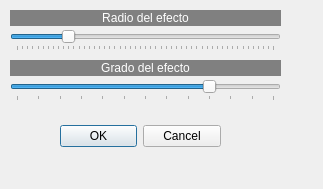
<?xml version="1.0" encoding="UTF-8"?>
<ui version="4.0">
 <class>dpinchar</class>
 <widget class="QDialog" name="dpinchar">
  <property name="geometry">
   <rect>
    <x>0</x>
    <y>0</y>
    <width>323</width>
    <height>189</height>
   </rect>
  </property>
  <property name="windowTitle">
   <string>Efecto de pinchar estira</string>
  </property>
  <widget class="QDialogButtonBox" name="buttonBox">
   <property name="geometry">
    <rect>
     <x>60</x>
     <y>120</y>
     <width>161</width>
     <height>32</height>
    </rect>
   </property>
   <property name="orientation">
    <enum>Qt::Horizontal</enum>
   </property>
   <property name="standardButtons">
    <set>QDialogButtonBox::Cancel|QDialogButtonBox::Ok</set>
   </property>
  </widget>
  <widget class="QSlider" name="horizontalSlider">
   <property name="geometry">
    <rect>
     <x>10</x>
     <y>30</y>
     <width>271</width>
     <height>21</height>
    </rect>
   </property>
   <property name="minimum">
    <number>1</number>
   </property>
   <property name="maximum">
    <number>1000</number>
   </property>
   <property name="value">
    <number>200</number>
   </property>
   <property name="orientation">
    <enum>Qt::Horizontal</enum>
   </property>
   <property name="tickPosition">
    <enum>QSlider::TicksBelow</enum>
   </property>
   <property name="tickInterval">
    <number>20</number>
   </property>
  </widget>
  <widget class="QSlider" name="horizontalSlider_2">
   <property name="geometry">
    <rect>
     <x>10</x>
     <y>80</y>
     <width>271</width>
     <height>21</height>
    </rect>
   </property>
   <property name="minimum">
    <number>-60</number>
   </property>
   <property name="maximum">
    <number>60</number>
   </property>
   <property name="value">
    <number>30</number>
   </property>
   <property name="orientation">
    <enum>Qt::Horizontal</enum>
   </property>
   <property name="tickPosition">
    <enum>QSlider::TicksBelow</enum>
   </property>
   <property name="tickInterval">
    <number>10</number>
   </property>
  </widget>
  <widget class="QLabel" name="label_2">
   <property name="geometry">
    <rect>
     <x>10</x>
     <y>60</y>
     <width>271</width>
     <height>16</height>
    </rect>
   </property>
   <property name="styleSheet">
    <string notr="true">background-color: rgb(128, 128, 128);
color: rgb(255, 255, 255);</string>
   </property>
   <property name="text">
    <string>Grado del efecto</string>
   </property>
   <property name="alignment">
    <set>Qt::AlignCenter</set>
   </property>
  </widget>
  <widget class="QLabel" name="label">
   <property name="geometry">
    <rect>
     <x>10</x>
     <y>10</y>
     <width>271</width>
     <height>16</height>
    </rect>
   </property>
   <property name="styleSheet">
    <string notr="true">background-color: rgb(128, 128, 128);
color: rgb(255, 255, 255);</string>
   </property>
   <property name="text">
    <string>Radio del efecto</string>
   </property>
   <property name="alignment">
    <set>Qt::AlignCenter</set>
   </property>
  </widget>
 </widget>
 <resources/>
 <connections>
  <connection>
   <sender>buttonBox</sender>
   <signal>accepted()</signal>
   <receiver>dpinchar</receiver>
   <slot>accept()</slot>
   <hints>
    <hint type="sourcelabel">
     <x>248</x>
     <y>254</y>
    </hint>
    <hint type="destinationlabel">
     <x>157</x>
     <y>274</y>
    </hint>
   </hints>
  </connection>
  <connection>
   <sender>buttonBox</sender>
   <signal>rejected()</signal>
   <receiver>dpinchar</receiver>
   <slot>reject()</slot>
   <hints>
    <hint type="sourcelabel">
     <x>316</x>
     <y>260</y>
    </hint>
    <hint type="destinationlabel">
     <x>286</x>
     <y>274</y>
    </hint>
   </hints>
  </connection>
 </connections>
</ui>
